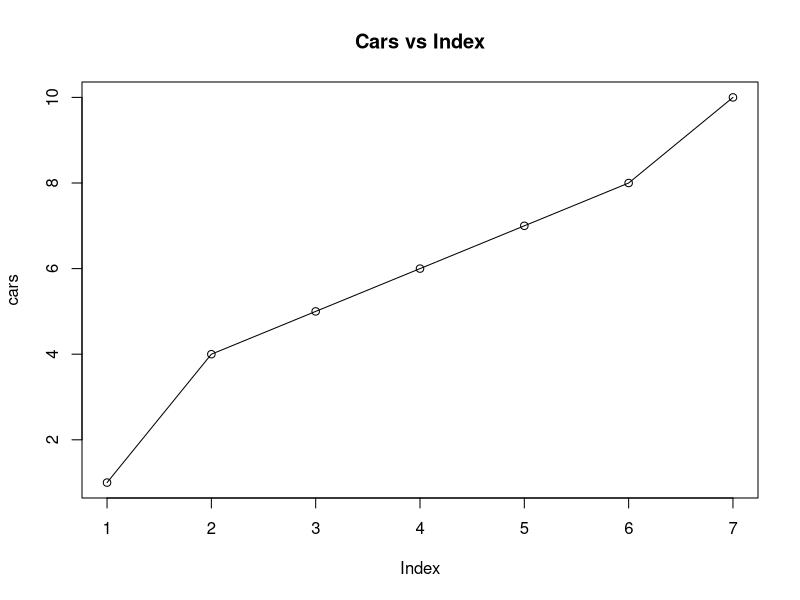

Source code (R):
#Define the cars  vector  with 5 values
cars <- c(1,4,5,6,7,8,10)
#Graph the cars  vector  with all defaults 
plot(cars, type='o')
# Create title 
title(main = "Cars vs Index")
